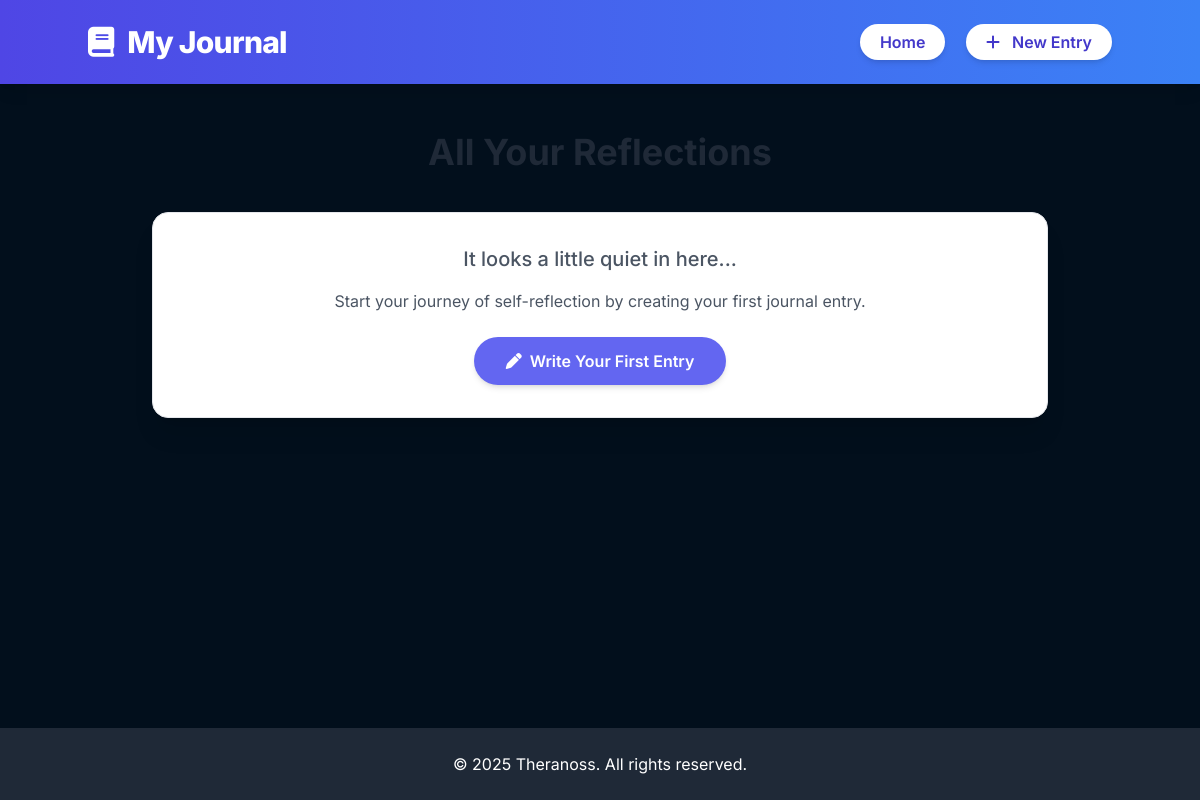
The page /journals/ on the database as committed earlier.
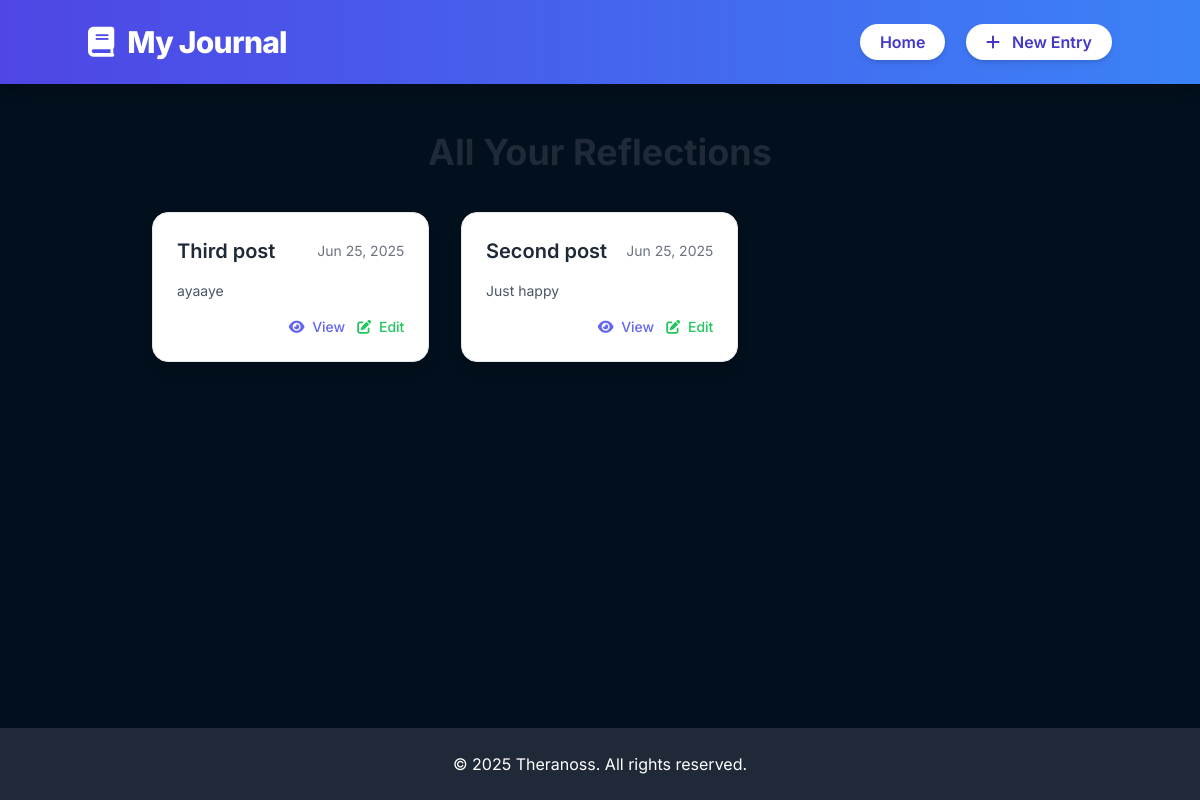
The same page on the database as committed later.
### journals/models.py (models this page shows, shortened)
class UserEntryJournal(models.Model):
    user=models.ForeignKey(settings.AUTH_USER_MODEL, on_delete=models.CASCADE,related_name="journal_entries", null=True)
    title=models.CharField(max_length=200)
    content=HTMLField()
    created_at=models.DateTimeField(auto_now_add=True)
    updated_at=models.DateTimeField(auto_now=True)
    mood=models.CharField(max_length=20, choices=MOOD_CHOICES,blank=True,null=True, help_text="How are you feeling? ")
    class Meta:
        ordering=['-created_at']

### journals/views.py (the view)
# urls.py: path('', JournalEntryListView.as_view(), name='journal_list'),
class JournalEntryListView(ListView):
    model = UserEntryJournal
    template_name = 'journals/journal_list.html' # Name of your provided template
    context_object_name = 'entry' # This is what your template expects: {% for item in entry %}
    paginate_by = 9 # Number of entries per page (adjust as needed for your layout)

### journals/templates/journals/journal_list.html (shortened to what this page needs)
<!DOCTYPE html>
<html lang="en" class="dark:dark">
<head>
    <script src="https://cdn.tailwindcss.com"></script>
    <link href="https://cdnjs.cloudflare.com/ajax/libs/font-awesome/6.0.0-beta3/css/all.min.css" rel="stylesheet">
</head>
<body class="flex flex-col min-h-screen">
    <header class="bg-gradient-to-r from-indigo-600 to-blue-500 text-white p-6 shadow-lg">
        <div class="container mx-auto flex justify-between items-center">
            <h1 class="text-3xl font-extrabold tracking-tight">
                <i class="fas fa-book mr-2"></i> My Journal
            </h1>
            <nav>
                <a href="{% url 'home' %}" class="bg-white text-indigo-700 font-semibold py-2 px-5 rounded-full hover:bg-indigo-50 transition-colors duration-300 shadow-md mr-4">Home</a>
                <a href="{% url 'entry_create' %}" class="bg-white text-indigo-700 font-semibold py-2 px-5 rounded-full hover:bg-indigo-50 transition-colors duration-300 shadow-md">
                    <i class="fas fa-plus mr-2"></i> New Entry
                </a>
            </nav>
        </div>
    </header>
    <main class="flex-grow container mx-auto px-4 py-8 sm:py-12">
        <div class="max-w-4xl mx-auto">
            <h2 class="text-4xl font-bold text-gray-800 dark:text-gray-100 mb-10 text-center animate-fade-in-scale">
                All Your Reflections
            </h2>
            {% if entry %}
                <div class="grid grid-cols-1 md:grid-cols-2 lg:grid-cols-3 gap-8">
                    {% for item in entry %}
                        <div class="bg-white dark:bg-gray-800 rounded-2xl shadow-lg hover:shadow-xl transform hover:-translate-y-1 transition-all duration-300 ease-in-out p-6 border border-gray-200 dark:border-gray-700 animate-fade-in-scale">
                            <div class="flex items-center justify-between mb-4">
                                <h3 class="text-xl font-semibold text-gray-800 dark:text-gray-100 truncate">{{ item.title }}</h3>
                                <span class="text-sm text-gray-500 dark:text-gray-400">{{ item.created_at|date:"M d, Y" }}</span>
                            </div>
                            <p class="text-gray-600 dark:text-gray-300 text-sm mb-4 line-clamp-3">
                                {{ item.content|truncatechars:150 }}
                            </p>
                            <div class="flex justify-end space-x-3">
                                <a href="{% url 'entry_detail' item.pk %}" class="text-indigo-500 hover:text-indigo-600 font-medium text-sm transition-colors duration-200">
                                    <i class="fas fa-eye mr-1"></i> View
                                </a>
                                <a href="{% url 'entry_update' item.pk %}" class="text-green-500 hover:text-green-600 font-medium text-sm transition-colors duration-200">
                                    <i class="fas fa-edit mr-1"></i> Edit
                                </a>
                            </div>
                        </div>
                    {% endfor %}
                </div>
            {% else %}
                <div class="bg-white dark:bg-gray-800 rounded-2xl shadow-xl p-8 text-center text-gray-600 dark:text-gray-300 border border-gray-200 dark:border-gray-700 animate-fade-in-scale">
                    <p class="text-xl font-medium mb-4">It looks a little quiet in here...</p>
                    <p class="mb-6">Start your journey of self-reflection by creating your first journal entry.</p>
                    <a href="{% url 'entry_create' %}" class="inline-flex items-center bg-indigo-500 text-white font-semibold py-3 px-8 rounded-full hover:bg-indigo-600 transition-colors duration-300 shadow-md transform hover:scale-105">
                        <i class="fas fa-pen mr-2"></i> Write Your First Entry
                    </a>
                </div>
            {% endif %}
        </div>
    </main>
    <footer class="bg-gray-800 dark:bg-gray-900 text-white dark:text-gray-300 text-center p-6 mt-10">
        <p>© 2025 Theranoss. All rights reserved.</p>
    </footer>
</body>
</html>

Rows that differ between the two databases and show on the page:
added UserEntryJournal: title "Third post", created_at "Jun 25, 2025", content "ayaaye"
added UserEntryJournal: title "Second post", created_at "Jun 25, 2025", content "Just happy"
Other text that changed with them:
text no longer shown: "It looks a little quiet in here... Start your journey of self-reflection by creating your first journal entry. Write Your First Entry"
